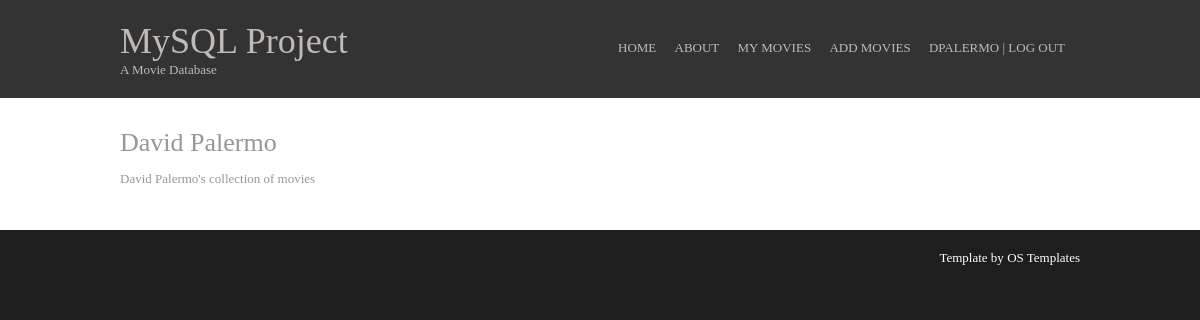
The page / (signed in) on the database as committed earlier.
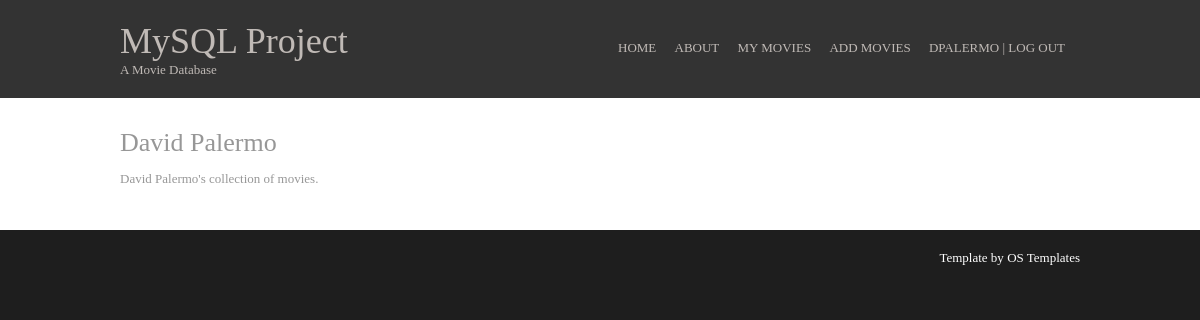
The same page on the database as committed later.
### tables this page shows
CREATE TABLE accounts (
	ID INT NOT NULL AUTO_INCREMENT
	, UserName VARCHAR(32) NOT NULL
	, FirstName VARCHAR(30) NOT NULL
	, LastName VARCHAR(30) NOT NULL
	, Email VARCHAR(100) NOT NULL
	, Password CHAR(40) NOT NULL
	, Salt INT NOT NULL
	, AccountDescription TEXT
	, AccountAdded DATE NOT NULL
	, PRIMARY KEY (ID)
	, INDEX (UserName, Password)
);

### index.php (called while the page is built, shortened)
<?php
	$controller = new controller\Controller();
	$controller->invoke();
?>

### src/db/mysqli.php (called while the page is built, shortened)
<?php
class mysqli {
	public function __construct($hostname, $username, $password, $database) {
		$this->hostname = $hostname;
		$this->username = $username;
		$this->password = $password;
		$this->database = $database;
		$this->mysqli = new \mysqli($this->hostname, $this->username, $this->password, $this->database);
	}
	public function query($statement) {
		$this->result = $this->mysqli->query($statement);
		$this->values = array();
		if (is_object($this->result)) {
			while ($row = mysqli_fetch_array($this->result, MYSQLI_ASSOC)) {
				$this->values[] = $row;
			}
			return $this->values;
		} else {
			return $this->result;
		}
	}
}
?>

### src/model/model-account.php (called while the page is built, shortened)
<?php
class Model
{
	public $ID;
	public $userName;
	public $db;
	public function getAccountDetails ()
	{
		$query = $this->db->query("SELECT
			FirstName,
			LastName,
			Email,
			AccountDescription
			FROM accounts
			WHERE ID = '".$this->ID."'
			AND UserName = '".$this->userName."';");
		$result = $query[0];
		$account = new account\Account($this->ID, $this->userName, $result['FirstName'], $result['LastName'], $result['Email'], $result['AccountDescription']);
		return $account;
	}
	public function getAccount ($db, $ID, $userName)
	{
		$this->db = $db;
		$this->ID = $ID;
		$this->userName = $userName;
		$accountDetails = $this->getAccountDetails();
		return $accountDetails ;
	}
}
?>

### src/model/account.php (called while the page is built, shortened)
<?php
class Account
{
	public function __construct ($ID, $userName, $firstName, $lastName, $email, $accountDescription)
    {
	    $this->firstName = $firstName;
	    $this->lastName = $lastName;
			$this->accountDescription = $accountDescription;
    }
}
?>

### src/view/main.php (the view, shortened to what this page needs)
<?php
	if (!isset($content)) {
		$content = '<h2>'.$account->firstName.' '.$account->lastName.'</h2>
			<p>'.$account->accountDescription.'</p>';
	}
?>

Rows that differ between the two databases and show on the page:
changed accounts "David": AccountDescription "David Palermo's collection of movies" → "David Palermo's collection of movies."
